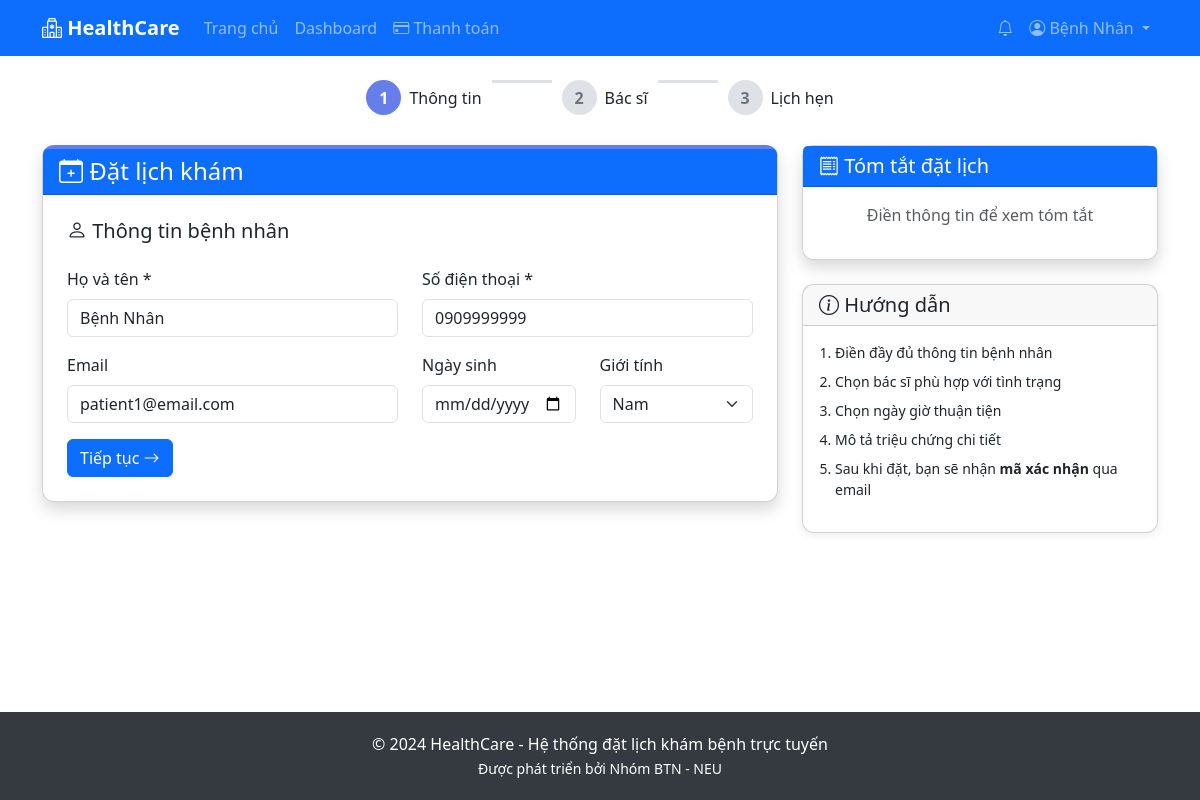
The app's page /patient/book/ (signed in) with its own data.
### accounts/models.py (models this page shows, shortened)
class User(AbstractUser):
    ROLE_CHOICES = [
        ('patient', 'Bệnh nhân'),
        ('doctor', 'Bác sĩ'),
        ('admin', 'Quản trị viên'),
    ]
    role = models.CharField(max_length=10, choices=ROLE_CHOICES, default='patient')
    phone = models.CharField(max_length=15, blank=True)
    address = models.TextField(blank=True)
    is_active = models.BooleanField(default=True)
    def is_patient(self):
        return self.role == 'patient'

### patients/views.py (the view)
    def wrapper(request, *args, **kwargs):
        if not request.user.is_patient():
            messages.error(request, 'Bạn không có quyền truy cập trang này.')
            return redirect('dashboard')
        return view_func(request, *args, **kwargs)

### doctors/models.py (called while the page is built)
    def __str__(self):
        return f"BS. {self.user.get_full_name() or self.user.username}"

### patients/views.py (called while the page is built)
def patient_required(view_func):
    def wrapper(request, *args, **kwargs):
        if not request.user.is_patient():
            messages.error(request, 'Bạn không có quyền truy cập trang này.')
            return redirect('dashboard')
        return view_func(request, *args, **kwargs)
    return wrapper

### templates/patients/book_appointment.html (shortened to what this page needs)
{% extends 'base.html' %}
{% block content %}
<div class="container py-4">
    <div class="step-indicator">
        <div class="step active" id="step1-indicator">
            <div class="step-circle">1</div>
            <span class="ms-2">Thông tin</span>
        </div>
        <div class="step-line"></div>
        <div class="step" id="step2-indicator">
            <div class="step-circle">2</div>
            <span class="ms-2">Bác sĩ</span>
        </div>
        <div class="step-line"></div>
        <div class="step" id="step3-indicator">
            <div class="step-circle">3</div>
            <span class="ms-2">Lịch hẹn</span>
        </div>
    </div>
    <form method="post" id="bookingForm">
        <div class="row">
            <div class="col-lg-8">
                <div class="card booking-card shadow">
                    <div class="card-header bg-primary text-white">
                        <h4 class="mb-0"><i class="bi bi-calendar-plus"></i> Đặt lịch khám</h4>
                    </div>
                    <div class="card-body p-4">
                        <div id="step1" class="form-step">
                            <h5 class="mb-4"><i class="bi bi-person"></i> Thông tin bệnh nhân</h5>
                            <div class="row">
                                <div class="col-md-6 mb-3">
                                    <label class="form-label">Họ và tên *</label>
                                    <input type="text" name="patient_name" class="form-control" required
                                           placeholder="Nhập họ tên đầy đủ"
                                           value="{{ request.user.get_full_name|default:'' }}">
                                </div>
                                <div class="col-md-6 mb-3">
                                    <label class="form-label">Số điện thoại *</label>
                                    <input type="tel" name="patient_phone" class="form-control" required
                                           placeholder="0901234567"
                                           value="{{ request.user.phone|default:'' }}">
                                </div>
                            </div>
                            <div class="row">
                                <div class="col-md-6 mb-3">
                                    <label class="form-label">Email</label>
                                    <input type="email" name="patient_email" class="form-control"
                                           placeholder="email@example.com"
                                           value="{{ request.user.email|default:'' }}">
                                </div>
                                <div class="col-md-3 mb-3">
                                    <label class="form-label">Ngày sinh</label>
                                    <input type="date" name="patient_dob" class="form-control"
                                           value="{{ request.user.patient_profile.date_of_birth|date:'Y-m-d'|default:'' }}">
                                </div>
                                <div class="col-md-3 mb-3">
                                    <label class="form-label">Giới tính</label>
                                    <select name="patient_gender" class="form-select">
                                        <option value="M" {% if request.user.patient_profile.gender == 'M' %}selected{% endif %}>Nam</option>
                                    </select>
                                </div>
                            </div>
                            <button type="button" class="btn btn-primary" onclick="goToNextFromStep1()">
                                Tiếp tục <i class="bi bi-arrow-right"></i>
                            </button>
                        </div>
                    </div>
                </div>
            </div>
            <div class="col-lg-4">
                <div class="card shadow mb-4">
                    <div class="card-header bg-primary text-white">
                        <h5 class="mb-0"><i class="bi bi-receipt"></i> Tóm tắt đặt lịch</h5>
                    </div>
                    <div class="card-body">
                        <div id="summaryContent">
                            <p class="text-muted text-center">Điền thông tin để xem tóm tắt</p>
                        </div>
                    </div>
                </div>
                <div class="card">
                    <div class="card-header">
                        <h5 class="mb-0"><i class="bi bi-info-circle"></i> Hướng dẫn</h5>
                    </div>
                    <div class="card-body">
                        <ol class="ps-3 small">
                            <li class="mb-2">Điền đầy đủ thông tin bệnh nhân</li>
                            <li class="mb-2">Chọn bác sĩ phù hợp với tình trạng</li>
                            <li class="mb-2">Chọn ngày giờ thuận tiện</li>
                            <li class="mb-2">Mô tả triệu chứng chi tiết</li>
                            <li class="mb-0">Sau khi đặt, bạn sẽ nhận <strong>mã xác nhận</strong> qua email</li>
                        </ol>
                    </div>
                </div>
            </div>
        </div>
    </form>
</div>
{% endblock %}

### templates/base.html (shortened to what this page needs)
<!DOCTYPE html>
<html lang="vi">
<head>
    <link href="https://cdn.jsdelivr.net/npm/bootstrap@5.3.0/dist/css/bootstrap.min.css" rel="stylesheet">
    <link href="https://cdn.jsdelivr.net/npm/bootstrap-icons@1.10.0/font/bootstrap-icons.css" rel="stylesheet">
</head>
<body>
    <nav class="navbar navbar-expand-lg navbar-dark bg-primary">
        <div class="container">
            <a class="navbar-brand" href="{% url 'home' %}">
                <i class="bi bi-hospital"></i> HealthCare
            </a>
            <div class="collapse navbar-collapse" id="navbarNav">
                <ul class="navbar-nav me-auto">
                    <li class="nav-item">
                        <a class="nav-link" href="{% url 'home' %}">Trang chủ</a>
                    </li>
                    {% if user.is_authenticated %}
                        <li class="nav-item">
                            <a class="nav-link" href="{% url 'dashboard' %}">Dashboard</a>
                        </li>
                        {% if user.is_patient %}
                        <li class="nav-item">
                            <a class="nav-link" href="{% url 'payment_history' %}">
                                <i class="bi bi-credit-card"></i> Thanh toán
                            </a>
                        </li>
                        {% endif %}
                    {% endif %}
                </ul>
                <ul class="navbar-nav">
                    {% if user.is_authenticated %}
                        <li class="nav-item dropdown">
                            <a class="nav-link position-relative" href="#" id="notificationDropdown" role="button" data-bs-toggle="dropdown">
                                <i class="bi bi-bell"></i>
                            </a>
                        </li>
                        <li class="nav-item dropdown">
                            <a class="nav-link dropdown-toggle" href="#" id="userDropdown" role="button" data-bs-toggle="dropdown">
                                <i class="bi bi-person-circle"></i>
                                <span class="d-none d-md-inline">{{ user.get_full_name|default:user.username }}</span>
                            </a>
                        </li>
                    {% endif %}
                </ul>
            </div>
        </div>
    </nav>
    <main>
        {% block content %}{% endblock %}
    </main>
    <footer>
        <div class="container text-center">
            <p class="mb-0">&copy; 2024 HealthCare - Hệ thống đặt lịch khám bệnh trực tuyến</p>
            <small>Được phát triển bởi Nhóm BTN - NEU</small>
        </div>
    </footer>
</body>
</html>

### templates/base.html (style rules this page uses)
:root { --primary-gradient: linear-gradient(135deg, #667eea 0%, #764ba2 100%); --primary-color: #667eea; }
* { -webkit-tap-highlight-color: transparent; }
body { min-height: 100vh; display: flex; flex-direction: column; font-size: 16px; }
.navbar-brand { font-weight: bold; }
.card { transition: transform 0.2s; border-radius: 12px; box-shadow: 0 2px 10px rgba(0,0,0,0.08); }
footer { margin-top: auto; background-color: #343a40; color: white; padding: 20px 0; }
.navbar { position: sticky; top: 0; z-index: 1030; }

### templates/patients/book_appointment.html (style rules this page uses)
.booking-card { border-top: 4px solid #667eea; }
.step-indicator { display: flex; justify-content: center; margin-bottom: 30px; }
.step { display: flex; align-items: center; }
.step-circle { width: 35px; height: 35px; border-radius: 50%; background: #dee2e6; color: #6c757d; display: flex; align-items: center; justify-content: center; font-weight: bold; }
.step.active .step-circle { background: #667eea; color: white; }
.step-line { width: 60px; height: 3px; background: #dee2e6; margin: 0 10px; }

### records on screen
User: get_full_name "Bệnh Nhân", patient_name "Bệnh Nhân", patient_phone "0909999999", patient_email "patient1@email.com", patient_gender "Nam"
